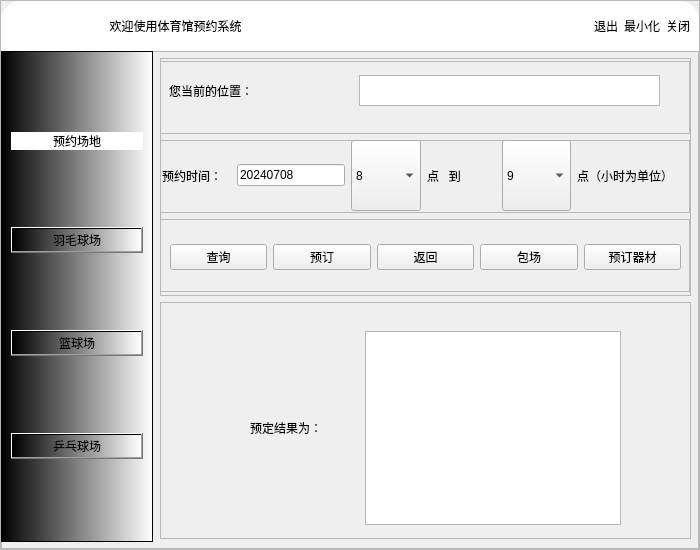
<?xml version="1.0" encoding="UTF-8"?>
<ui version="4.0">
 <class>yuyueMainWindow</class>
 <widget class="QMainWindow" name="yuyueMainWindow">
  <property name="geometry">
   <rect>
    <x>0</x>
    <y>0</y>
    <width>700</width>
    <height>550</height>
   </rect>
  </property>
  <property name="sizePolicy">
   <sizepolicy hsizetype="Expanding" vsizetype="Expanding">
    <horstretch>0</horstretch>
    <verstretch>0</verstretch>
   </sizepolicy>
  </property>
  <property name="windowTitle">
   <string>MainWindow</string>
  </property>
  <widget class="QWidget" name="centralwidget">
   <widget class="QFrame" name="frame">
    <property name="geometry">
     <rect>
      <x>0</x>
      <y>0</y>
      <width>700</width>
      <height>550</height>
     </rect>
    </property>
    <property name="minimumSize">
     <size>
      <width>700</width>
      <height>550</height>
     </size>
    </property>
    <property name="styleSheet">
     <string notr="true"/>
    </property>
    <property name="frameShape">
     <enum>QFrame::StyledPanel</enum>
    </property>
    <property name="frameShadow">
     <enum>QFrame::Raised</enum>
    </property>
    <layout class="QVBoxLayout" name="verticalLayout">
     <property name="spacing">
      <number>0</number>
     </property>
     <property name="leftMargin">
      <number>0</number>
     </property>
     <property name="topMargin">
      <number>0</number>
     </property>
     <property name="rightMargin">
      <number>0</number>
     </property>
     <property name="bottomMargin">
      <number>0</number>
     </property>
     <item>
      <widget class="QFrame" name="frame_3">
       <property name="sizePolicy">
        <sizepolicy hsizetype="Preferred" vsizetype="Expanding">
         <horstretch>0</horstretch>
         <verstretch>1</verstretch>
        </sizepolicy>
       </property>
       <property name="styleSheet">
        <string notr="true">background-color:rgb(255, 255, 255);
border-top-left-radius:20px;
border-top-right-radius:20px;</string>
       </property>
       <property name="frameShape">
        <enum>QFrame::StyledPanel</enum>
       </property>
       <property name="frameShadow">
        <enum>QFrame::Raised</enum>
       </property>
       <layout class="QHBoxLayout" name="horizontalLayout">
        <property name="spacing">
         <number>0</number>
        </property>
        <property name="leftMargin">
         <number>0</number>
        </property>
        <property name="topMargin">
         <number>0</number>
        </property>
        <property name="rightMargin">
         <number>0</number>
        </property>
        <property name="bottomMargin">
         <number>0</number>
        </property>
        <item>
         <widget class="QFrame" name="frame_4">
          <property name="sizePolicy">
           <sizepolicy hsizetype="Preferred" vsizetype="Expanding">
            <horstretch>0</horstretch>
            <verstretch>0</verstretch>
           </sizepolicy>
          </property>
          <property name="styleSheet">
           <string notr="true"/>
          </property>
          <property name="frameShape">
           <enum>QFrame::StyledPanel</enum>
          </property>
          <property name="frameShadow">
           <enum>QFrame::Raised</enum>
          </property>
          <layout class="QHBoxLayout" name="horizontalLayout_2">
           <item>
            <widget class="QPushButton" name="pushButton">
             <property name="styleSheet">
              <string notr="true">border:none;
font: 16pt &quot;黑体&quot;;
</string>
             </property>
             <property name="text">
              <string>欢迎使用体育馆预约系统</string>
             </property>
            </widget>
           </item>
          </layout>
         </widget>
        </item>
        <item alignment="Qt::AlignRight">
         <widget class="QFrame" name="frame_5">
          <property name="sizePolicy">
           <sizepolicy hsizetype="Preferred" vsizetype="Expanding">
            <horstretch>0</horstretch>
            <verstretch>0</verstretch>
           </sizepolicy>
          </property>
          <property name="frameShape">
           <enum>QFrame::StyledPanel</enum>
          </property>
          <property name="frameShadow">
           <enum>QFrame::Raised</enum>
          </property>
          <layout class="QHBoxLayout" name="horizontalLayout_3">
           <item>
            <widget class="QPushButton" name="pushButton_4">
             <property name="text">
              <string>退出</string>
             </property>
            </widget>
           </item>
           <item>
            <widget class="QPushButton" name="pushButton_3">
             <property name="text">
              <string>最小化</string>
             </property>
            </widget>
           </item>
           <item>
            <widget class="QPushButton" name="pushButton_2">
             <property name="text">
              <string>关闭</string>
             </property>
            </widget>
           </item>
          </layout>
         </widget>
        </item>
       </layout>
      </widget>
     </item>
     <item>
      <widget class="QFrame" name="frame_2">
       <property name="sizePolicy">
        <sizepolicy hsizetype="Preferred" vsizetype="Expanding">
         <horstretch>0</horstretch>
         <verstretch>10</verstretch>
        </sizepolicy>
       </property>
       <property name="frameShape">
        <enum>QFrame::StyledPanel</enum>
       </property>
       <property name="frameShadow">
        <enum>QFrame::Raised</enum>
       </property>
       <widget class="QFrame" name="frame_6">
        <property name="geometry">
         <rect>
          <x>0</x>
          <y>0</y>
          <width>152</width>
          <height>491</height>
         </rect>
        </property>
        <property name="sizePolicy">
         <sizepolicy hsizetype="Expanding" vsizetype="Expanding">
          <horstretch>0</horstretch>
          <verstretch>0</verstretch>
         </sizepolicy>
        </property>
        <property name="styleSheet">
         <string notr="true">background-color:qlineargradient(spread:pad, x1:0, y1:0, x2:1, y2:0, stop:0 rgba(0, 0, 0, 255), stop:1 rgba(255, 255, 255, 255))</string>
        </property>
        <property name="frameShape">
         <enum>QFrame::StyledPanel</enum>
        </property>
        <property name="frameShadow">
         <enum>QFrame::Raised</enum>
        </property>
        <layout class="QVBoxLayout" name="verticalLayout_2">
         <item>
          <widget class="QPushButton" name="pushButton_5">
           <property name="styleSheet">
            <string notr="true">border:none;
background-color:rgb(255, 255, 255);
</string>
           </property>
           <property name="text">
            <string>预约场地</string>
           </property>
          </widget>
         </item>
         <item>
          <widget class="QPushButton" name="pushButton_6">
           <property name="text">
            <string>羽毛球场</string>
           </property>
           <property name="icon">
            <iconset resource="../../chrome/dowmlodes/数据库设计/jieguo/res.qrc">
             <normaloff>:/icons/icon/羽毛球.png</normaloff>:/icons/icon/羽毛球.png</iconset>
           </property>
          </widget>
         </item>
         <item>
          <widget class="QPushButton" name="pushButton_7">
           <property name="text">
            <string>篮球场</string>
           </property>
           <property name="icon">
            <iconset resource="../../chrome/dowmlodes/数据库设计/jieguo/res.qrc">
             <normaloff>:/icons/icon/篮球.png</normaloff>:/icons/icon/篮球.png</iconset>
           </property>
          </widget>
         </item>
         <item>
          <widget class="QPushButton" name="pushButton_8">
           <property name="text">
            <string>乒乓球场</string>
           </property>
           <property name="icon">
            <iconset resource="../../chrome/dowmlodes/数据库设计/jieguo/res.qrc">
             <normaloff>:/icons/icon/乒乓球.png</normaloff>:/icons/icon/乒乓球.png</iconset>
           </property>
          </widget>
         </item>
        </layout>
       </widget>
       <widget class="QStackedWidget" name="stackedWidget">
        <property name="geometry">
         <rect>
          <x>150</x>
          <y>0</y>
          <width>541</width>
          <height>491</height>
         </rect>
        </property>
        <property name="styleSheet">
         <string notr="true"/>
        </property>
        <property name="currentIndex">
         <number>3</number>
        </property>
        <widget class="QWidget" name="page">
         <property name="styleSheet">
          <string notr="true">background-image:url(:/icons/icon/羽毛球场.png)</string>
         </property>
         <layout class="QVBoxLayout" name="verticalLayout_3">
          <item>
           <widget class="QPushButton" name="pushButton_9">
            <property name="styleSheet">
             <string notr="true">color: rgb(255, 255, 255);</string>
            </property>
            <property name="text">
             <string>1号羽毛球场</string>
            </property>
            <property name="icon">
             <iconset resource="../../chrome/dowmlodes/数据库设计/jieguo/res.qrc">
              <normaloff>:/icons/icon/羽毛球.png</normaloff>:/icons/icon/羽毛球.png</iconset>
            </property>
           </widget>
          </item>
          <item>
           <widget class="QPushButton" name="pushButton_10">
            <property name="styleSheet">
             <string notr="true">color: rgb(255, 255, 255);</string>
            </property>
            <property name="text">
             <string>2号羽毛球场</string>
            </property>
            <property name="icon">
             <iconset resource="../../chrome/dowmlodes/数据库设计/jieguo/res.qrc">
              <normaloff>:/icons/icon/羽毛球.png</normaloff>:/icons/icon/羽毛球.png</iconset>
            </property>
           </widget>
          </item>
          <item>
           <widget class="QPushButton" name="pushButton_11">
            <property name="styleSheet">
             <string notr="true">color: rgb(255, 255, 255);</string>
            </property>
            <property name="text">
             <string>3号羽毛球场</string>
            </property>
            <property name="icon">
             <iconset resource="../../chrome/dowmlodes/数据库设计/jieguo/res.qrc">
              <normaloff>:/icons/icon/羽毛球.png</normaloff>:/icons/icon/羽毛球.png</iconset>
            </property>
           </widget>
          </item>
         </layout>
        </widget>
        <widget class="QWidget" name="page_2">
         <property name="styleSheet">
          <string notr="true">background-image:url(:/icons/icon/篮球场.png)</string>
         </property>
         <layout class="QVBoxLayout" name="verticalLayout_4">
          <item>
           <widget class="QPushButton" name="pushButton_12">
            <property name="styleSheet">
             <string notr="true">color:white</string>
            </property>
            <property name="text">
             <string>1号篮球场</string>
            </property>
            <property name="icon">
             <iconset resource="../../chrome/dowmlodes/数据库设计/jieguo/res.qrc">
              <normaloff>:/icons/icon/篮球.png</normaloff>:/icons/icon/篮球.png</iconset>
            </property>
           </widget>
          </item>
          <item>
           <widget class="QPushButton" name="pushButton_13">
            <property name="styleSheet">
             <string notr="true">color:white</string>
            </property>
            <property name="text">
             <string>2号篮球场</string>
            </property>
            <property name="icon">
             <iconset resource="../../chrome/dowmlodes/数据库设计/jieguo/res.qrc">
              <normaloff>:/icons/icon/篮球.png</normaloff>:/icons/icon/篮球.png</iconset>
            </property>
           </widget>
          </item>
          <item>
           <widget class="QPushButton" name="pushButton_14">
            <property name="styleSheet">
             <string notr="true">color:white</string>
            </property>
            <property name="text">
             <string>3号篮球场</string>
            </property>
            <property name="icon">
             <iconset resource="../../chrome/dowmlodes/数据库设计/jieguo/res.qrc">
              <normaloff>:/icons/icon/篮球.png</normaloff>:/icons/icon/篮球.png</iconset>
            </property>
           </widget>
          </item>
         </layout>
        </widget>
        <widget class="QWidget" name="page_3">
         <property name="styleSheet">
          <string notr="true">background-image:url(:/icons/icon/乒乓球场.png)</string>
         </property>
         <layout class="QVBoxLayout" name="verticalLayout_5">
          <item>
           <widget class="QPushButton" name="pushButton_15">
            <property name="styleSheet">
             <string notr="true">color:white</string>
            </property>
            <property name="text">
             <string>1号乒乓球场</string>
            </property>
            <property name="icon">
             <iconset resource="../../chrome/dowmlodes/数据库设计/jieguo/res.qrc">
              <normaloff>:/icons/icon/乒乓球.png</normaloff>:/icons/icon/乒乓球.png</iconset>
            </property>
           </widget>
          </item>
          <item>
           <widget class="QPushButton" name="pushButton_16">
            <property name="styleSheet">
             <string notr="true">color:white</string>
            </property>
            <property name="text">
             <string>2号乒乓球场</string>
            </property>
            <property name="icon">
             <iconset resource="../../chrome/dowmlodes/数据库设计/jieguo/res.qrc">
              <normaloff>:/icons/icon/乒乓球.png</normaloff>:/icons/icon/乒乓球.png</iconset>
            </property>
           </widget>
          </item>
          <item>
           <widget class="QPushButton" name="pushButton_17">
            <property name="styleSheet">
             <string notr="true">color:white</string>
            </property>
            <property name="text">
             <string>3号乒乓球场</string>
            </property>
            <property name="icon">
             <iconset resource="../../chrome/dowmlodes/数据库设计/jieguo/res.qrc">
              <normaloff>:/icons/icon/乒乓球.png</normaloff>:/icons/icon/乒乓球.png</iconset>
            </property>
           </widget>
          </item>
         </layout>
        </widget>
        <widget class="QWidget" name="page_4">
         <widget class="QWidget" name="layoutWidget">
          <property name="geometry">
           <rect>
            <x>9</x>
            <y>7</y>
            <width>531</width>
            <height>481</height>
           </rect>
          </property>
          <layout class="QVBoxLayout" name="verticalLayout_6">
           <item>
            <widget class="QFrame" name="frame_7">
             <property name="sizePolicy">
              <sizepolicy hsizetype="Expanding" vsizetype="Preferred">
               <horstretch>0</horstretch>
               <verstretch>0</verstretch>
              </sizepolicy>
             </property>
             <property name="frameShape">
              <enum>QFrame::StyledPanel</enum>
             </property>
             <property name="frameShadow">
              <enum>QFrame::Raised</enum>
             </property>
             <widget class="QWidget" name="layoutWidget">
              <property name="geometry">
               <rect>
                <x>-1</x>
                <y>3</y>
                <width>531</width>
                <height>231</height>
               </rect>
              </property>
              <layout class="QVBoxLayout" name="verticalLayout_7">
               <item>
                <widget class="QFrame" name="frame_11">
                 <property name="sizePolicy">
                  <sizepolicy hsizetype="Expanding" vsizetype="Expanding">
                   <horstretch>0</horstretch>
                   <verstretch>0</verstretch>
                  </sizepolicy>
                 </property>
                 <property name="frameShape">
                  <enum>QFrame::StyledPanel</enum>
                 </property>
                 <property name="frameShadow">
                  <enum>QFrame::Raised</enum>
                 </property>
                 <widget class="QTextEdit" name="textEdit">
                  <property name="geometry">
                   <rect>
                    <x>200</x>
                    <y>14</y>
                    <width>301</width>
                    <height>31</height>
                   </rect>
                  </property>
                  <property name="html">
                   <string>&lt;!DOCTYPE HTML PUBLIC &quot;-//W3C//DTD HTML 4.0//EN&quot; &quot;http://www.w3.org/TR/REC-html40/strict.dtd&quot;&gt;
&lt;html&gt;&lt;head&gt;&lt;meta name=&quot;qrichtext&quot; content=&quot;1&quot; /&gt;&lt;style type=&quot;text/css&quot;&gt;
p, li { white-space: pre-wrap; }
&lt;/style&gt;&lt;/head&gt;&lt;body style=&quot; font-family:'SimSun'; font-size:9pt; font-weight:400; font-style:normal;&quot;&gt;
&lt;p style=&quot;-qt-paragraph-type:empty; margin-top:0px; margin-bottom:0px; margin-left:0px; margin-right:0px; -qt-block-indent:0; text-indent:0px;&quot;&gt;&lt;br /&gt;&lt;/p&gt;&lt;/body&gt;&lt;/html&gt;</string>
                  </property>
                 </widget>
                 <widget class="QLabel" name="label_7">
                  <property name="geometry">
                   <rect>
                    <x>10</x>
                    <y>20</y>
                    <width>161</width>
                    <height>20</height>
                   </rect>
                  </property>
                  <property name="sizePolicy">
                   <sizepolicy hsizetype="Expanding" vsizetype="Preferred">
                    <horstretch>0</horstretch>
                    <verstretch>0</verstretch>
                   </sizepolicy>
                  </property>
                  <property name="text">
                   <string>您当前的位置：</string>
                  </property>
                 </widget>
                </widget>
               </item>
               <item>
                <widget class="QFrame" name="frame_12">
                 <property name="sizePolicy">
                  <sizepolicy hsizetype="Expanding" vsizetype="Expanding">
                   <horstretch>0</horstretch>
                   <verstretch>0</verstretch>
                  </sizepolicy>
                 </property>
                 <property name="frameShape">
                  <enum>QFrame::StyledPanel</enum>
                 </property>
                 <property name="frameShadow">
                  <enum>QFrame::Raised</enum>
                 </property>
                 <widget class="QWidget" name="layoutWidget">
                  <property name="geometry">
                   <rect>
                    <x>3</x>
                    <y>0</y>
                    <width>511</width>
                    <height>71</height>
                   </rect>
                  </property>
                  <layout class="QHBoxLayout" name="horizontalLayout_5">
                   <item>
                    <widget class="QLabel" name="label">
                     <property name="sizePolicy">
                      <sizepolicy hsizetype="Expanding" vsizetype="Preferred">
                       <horstretch>0</horstretch>
                       <verstretch>0</verstretch>
                      </sizepolicy>
                     </property>
                     <property name="text">
                      <string>预约时间：</string>
                     </property>
                    </widget>
                   </item>
                   <item>
                    <widget class="QLineEdit" name="lineEdit">
                     <property name="sizePolicy">
                      <sizepolicy hsizetype="Expanding" vsizetype="Fixed">
                       <horstretch>0</horstretch>
                       <verstretch>0</verstretch>
                      </sizepolicy>
                     </property>
                     <property name="text">
                      <string>20240708</string>
                     </property>
                    </widget>
                   </item>
                   <item>
                    <widget class="QComboBox" name="comboBox">
                     <property name="sizePolicy">
                      <sizepolicy hsizetype="Expanding" vsizetype="Preferred">
                       <horstretch>0</horstretch>
                       <verstretch>0</verstretch>
                      </sizepolicy>
                     </property>
                     <item>
                      <property name="text">
                       <string>8</string>
                      </property>
                     </item>
                     <item>
                      <property name="text">
                       <string>9</string>
                      </property>
                     </item>
                     <item>
                      <property name="text">
                       <string>10</string>
                      </property>
                     </item>
                     <item>
                      <property name="text">
                       <string>11</string>
                      </property>
                     </item>
                     <item>
                      <property name="text">
                       <string>12</string>
                      </property>
                     </item>
                     <item>
                      <property name="text">
                       <string>13</string>
                      </property>
                     </item>
                     <item>
                      <property name="text">
                       <string>14</string>
                      </property>
                     </item>
                     <item>
                      <property name="text">
                       <string>15</string>
                      </property>
                     </item>
                     <item>
                      <property name="text">
                       <string>16</string>
                      </property>
                     </item>
                     <item>
                      <property name="text">
                       <string>17</string>
                      </property>
                     </item>
                     <item>
                      <property name="text">
                       <string>18</string>
                      </property>
                     </item>
                    </widget>
                   </item>
                   <item>
                    <widget class="QLabel" name="label_2">
                     <property name="sizePolicy">
                      <sizepolicy hsizetype="Expanding" vsizetype="Preferred">
                       <horstretch>0</horstretch>
                       <verstretch>0</verstretch>
                      </sizepolicy>
                     </property>
                     <property name="text">
                      <string>点   到</string>
                     </property>
                    </widget>
                   </item>
                   <item>
                    <widget class="QComboBox" name="comboBox_2">
                     <property name="sizePolicy">
                      <sizepolicy hsizetype="Expanding" vsizetype="Preferred">
                       <horstretch>0</horstretch>
                       <verstretch>0</verstretch>
                      </sizepolicy>
                     </property>
                     <item>
                      <property name="text">
                       <string>9</string>
                      </property>
                     </item>
                     <item>
                      <property name="text">
                       <string>10</string>
                      </property>
                     </item>
                     <item>
                      <property name="text">
                       <string>11</string>
                      </property>
                     </item>
                     <item>
                      <property name="text">
                       <string>12</string>
                      </property>
                     </item>
                     <item>
                      <property name="text">
                       <string>13</string>
                      </property>
                     </item>
                     <item>
                      <property name="text">
                       <string>14</string>
                      </property>
                     </item>
                     <item>
                      <property name="text">
                       <string>15</string>
                      </property>
                     </item>
                     <item>
                      <property name="text">
                       <string>16</string>
                      </property>
                     </item>
                     <item>
                      <property name="text">
                       <string>17</string>
                      </property>
                     </item>
                     <item>
                      <property name="text">
                       <string>18</string>
                      </property>
                     </item>
                    </widget>
                   </item>
                   <item>
                    <widget class="QLabel" name="label_3">
                     <property name="sizePolicy">
                      <sizepolicy hsizetype="Expanding" vsizetype="Preferred">
                       <horstretch>0</horstretch>
                       <verstretch>0</verstretch>
                      </sizepolicy>
                     </property>
                     <property name="text">
                      <string>点（小时为单位）</string>
                     </property>
                    </widget>
                   </item>
                  </layout>
                 </widget>
                </widget>
               </item>
               <item>
                <widget class="QFrame" name="frame_13">
                 <property name="sizePolicy">
                  <sizepolicy hsizetype="Expanding" vsizetype="Expanding">
                   <horstretch>0</horstretch>
                   <verstretch>0</verstretch>
                  </sizepolicy>
                 </property>
                 <property name="frameShape">
                  <enum>QFrame::StyledPanel</enum>
                 </property>
                 <property name="frameShadow">
                  <enum>QFrame::Raised</enum>
                 </property>
                 <widget class="QWidget" name="layoutWidget">
                  <property name="geometry">
                   <rect>
                    <x>11</x>
                    <y>3</y>
                    <width>511</width>
                    <height>71</height>
                   </rect>
                  </property>
                  <layout class="QHBoxLayout" name="horizontalLayout_6">
                   <item>
                    <widget class="QPushButton" name="pushButton_18">
                     <property name="text">
                      <string>查询</string>
                     </property>
                    </widget>
                   </item>
                   <item>
                    <widget class="QPushButton" name="pushButton_19">
                     <property name="text">
                      <string>预订</string>
                     </property>
                    </widget>
                   </item>
                   <item>
                    <widget class="QPushButton" name="pushButton_20">
                     <property name="text">
                      <string>返回</string>
                     </property>
                    </widget>
                   </item>
                   <item>
                    <widget class="QPushButton" name="pushButton_21">
                     <property name="text">
                      <string>包场</string>
                     </property>
                    </widget>
                   </item>
                   <item>
                    <widget class="QPushButton" name="pushButton_22">
                     <property name="text">
                      <string>预订器材</string>
                     </property>
                    </widget>
                   </item>
                  </layout>
                 </widget>
                </widget>
               </item>
              </layout>
             </widget>
            </widget>
           </item>
           <item>
            <widget class="QFrame" name="frame_8">
             <property name="frameShape">
              <enum>QFrame::StyledPanel</enum>
             </property>
             <property name="frameShadow">
              <enum>QFrame::Raised</enum>
             </property>
             <widget class="QStackedWidget" name="stackedWidget_2">
              <property name="geometry">
               <rect>
                <x>10</x>
                <y>9</y>
                <width>511</width>
                <height>221</height>
               </rect>
              </property>
              <property name="currentIndex">
               <number>1</number>
              </property>
              <widget class="QWidget" name="page_5">
               <widget class="QWidget" name="layoutWidget">
                <property name="geometry">
                 <rect>
                  <x>70</x>
                  <y>20</y>
                  <width>371</width>
                  <height>194</height>
                 </rect>
                </property>
                <layout class="QHBoxLayout" name="horizontalLayout_4">
                 <item>
                  <widget class="QLabel" name="label_5">
                   <property name="sizePolicy">
                    <sizepolicy hsizetype="Expanding" vsizetype="Preferred">
                     <horstretch>0</horstretch>
                     <verstretch>0</verstretch>
                    </sizepolicy>
                   </property>
                   <property name="text">
                    <string>查询结果为：</string>
                   </property>
                  </widget>
                 </item>
                 <item>
                  <widget class="QTextEdit" name="textEdit_2">
                   <property name="html">
                    <string>&lt;!DOCTYPE HTML PUBLIC &quot;-//W3C//DTD HTML 4.0//EN&quot; &quot;http://www.w3.org/TR/REC-html40/strict.dtd&quot;&gt;
&lt;html&gt;&lt;head&gt;&lt;meta name=&quot;qrichtext&quot; content=&quot;1&quot; /&gt;&lt;style type=&quot;text/css&quot;&gt;
p, li { white-space: pre-wrap; }
&lt;/style&gt;&lt;/head&gt;&lt;body style=&quot; font-family:'SimSun'; font-size:9pt; font-weight:400; font-style:normal;&quot;&gt;
&lt;p style=&quot;-qt-paragraph-type:empty; margin-top:0px; margin-bottom:0px; margin-left:0px; margin-right:0px; -qt-block-indent:0; text-indent:0px;&quot;&gt;&lt;br /&gt;&lt;/p&gt;&lt;/body&gt;&lt;/html&gt;</string>
                   </property>
                  </widget>
                 </item>
                </layout>
               </widget>
              </widget>
              <widget class="QWidget" name="page_6">
               <widget class="QWidget" name="layoutWidget">
                <property name="geometry">
                 <rect>
                  <x>80</x>
                  <y>20</y>
                  <width>371</width>
                  <height>194</height>
                 </rect>
                </property>
                <layout class="QHBoxLayout" name="horizontalLayout_7">
                 <item>
                  <widget class="QLabel" name="label_6">
                   <property name="sizePolicy">
                    <sizepolicy hsizetype="Expanding" vsizetype="Preferred">
                     <horstretch>0</horstretch>
                     <verstretch>0</verstretch>
                    </sizepolicy>
                   </property>
                   <property name="text">
                    <string>预定结果为：</string>
                   </property>
                  </widget>
                 </item>
                 <item>
                  <widget class="QTextEdit" name="textEdit_3">
                   <property name="html">
                    <string>&lt;!DOCTYPE HTML PUBLIC &quot;-//W3C//DTD HTML 4.0//EN&quot; &quot;http://www.w3.org/TR/REC-html40/strict.dtd&quot;&gt;
&lt;html&gt;&lt;head&gt;&lt;meta name=&quot;qrichtext&quot; content=&quot;1&quot; /&gt;&lt;style type=&quot;text/css&quot;&gt;
p, li { white-space: pre-wrap; }
&lt;/style&gt;&lt;/head&gt;&lt;body style=&quot; font-family:'SimSun'; font-size:9pt; font-weight:400; font-style:normal;&quot;&gt;
&lt;p style=&quot;-qt-paragraph-type:empty; margin-top:0px; margin-bottom:0px; margin-left:0px; margin-right:0px; -qt-block-indent:0; text-indent:0px;&quot;&gt;&lt;br /&gt;&lt;/p&gt;&lt;/body&gt;&lt;/html&gt;</string>
                   </property>
                  </widget>
                 </item>
                </layout>
               </widget>
              </widget>
             </widget>
            </widget>
           </item>
          </layout>
         </widget>
        </widget>
       </widget>
      </widget>
     </item>
    </layout>
   </widget>
  </widget>
 </widget>
 <resources>
  <include location="../../chrome/dowmlodes/数据库设计/jieguo/res.qrc"/>
 </resources>
 <connections>
  <connection>
   <sender>pushButton_2</sender>
   <signal>clicked()</signal>
   <receiver>yuyueMainWindow</receiver>
   <slot>close()</slot>
   <hints>
    <hint type="sourcelabel">
     <x>719</x>
     <y>56</y>
    </hint>
    <hint type="destinationlabel">
     <x>753</x>
     <y>93</y>
    </hint>
   </hints>
  </connection>
  <connection>
   <sender>pushButton_3</sender>
   <signal>clicked()</signal>
   <receiver>yuyueMainWindow</receiver>
   <slot>showMinimized()</slot>
   <hints>
    <hint type="sourcelabel">
     <x>683</x>
     <y>52</y>
    </hint>
    <hint type="destinationlabel">
     <x>566</x>
     <y>19</y>
    </hint>
   </hints>
  </connection>
 </connections>
</ui>
